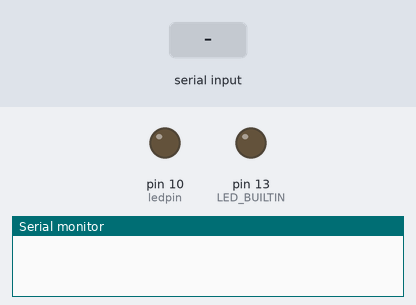
This sketch was run on a simulated Arduino Uno, built with avr-gcc and run on an emulated ATmega328P. On the bench: output pins drawn as LEDs (lit = HIGH), the last lines printed to the serial monitor. Inputs (shaded band) come from the test bench.

Above: at 1.2 s.
1.3 s: "M" received over Serial
At 2.2 s:
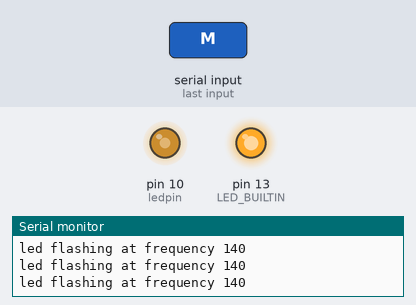
2.8 s: "L" received over Serial
At 3.8 s:
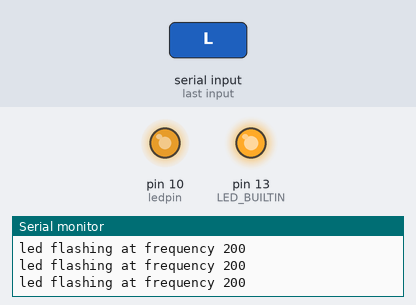
4.3 s: "A" received over Serial
At 5.8 s:
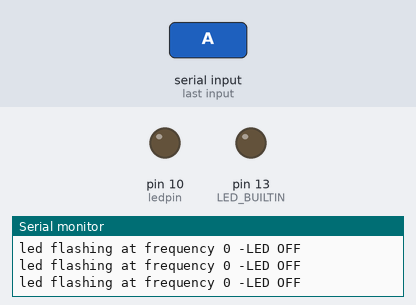
Timing chart, 0 to 7.3 s (numbered marks = the images above; inputs shaded):
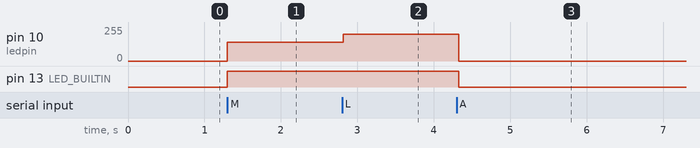

Measured:
- after the input at 1.3 s, pin 10 (ledpin): 0/255 → 140/255 at once; pin 13 (LED_BUILTIN): LOW → HIGH at once
- after the input at 2.8 s, pin 10 (ledpin): 140/255 → 200/255 at once
- after the input at 4.3 s, pin 10 (ledpin): 200/255 → 0/255 at once; pin 13 (LED_BUILTIN): HIGH → LOW at once

The sketch:

Uart.c.ino
```cpp
int ledpin = 10;
void setup() {
  // Choose a baud rate and configuration. 115200
  // Default is 8-bit with No parity and 1 stop bit
  Serial.begin(9600, SERIAL_8N1);
  pinMode(ledpin , OUTPUT);
  pinMode(LED_BUILTIN , OUTPUT);


}
char charIn;
// This function will loop as quickly as possible, forever.
void loop() {

  if (Serial.available() > 0) {      // A byte has been received
    charIn = Serial.read();       // Read the character in from the BBB

  }
  if (charIn == 'M') //if chaaracter recieved is M the get into this function
  {
    analogWrite(ledpin, 140);
    analogWrite(LED_BUILTIN, 140); //led at 140 brightness
    Serial.println("led flashing at frequency 140");


  }
  if (charIn == 'L') //if chaaracter recieved is L the get into this function
  {
    analogWrite(ledpin, 200);
    analogWrite(LED_BUILTIN, 200); //led at 200 brightness
    Serial.println("led flashing at frequency 200");

  }
  if (charIn == 'H')//if chaaracter recieved is H the get into this function
  {
    analogWrite(ledpin, 255);
    analogWrite(LED_BUILTIN, 255); //led at 255 brightness
    Serial.println("led flashing at frequency 255");

  }
  if (charIn == 'A')////if chaaracter recieved is A the get into this function
  {
    analogWrite(ledpin, 0);
    analogWrite(LED_BUILTIN, 0); //turn off led
    Serial.println("led flashing at frequency 0 -LED OFF");


  }


}
```
